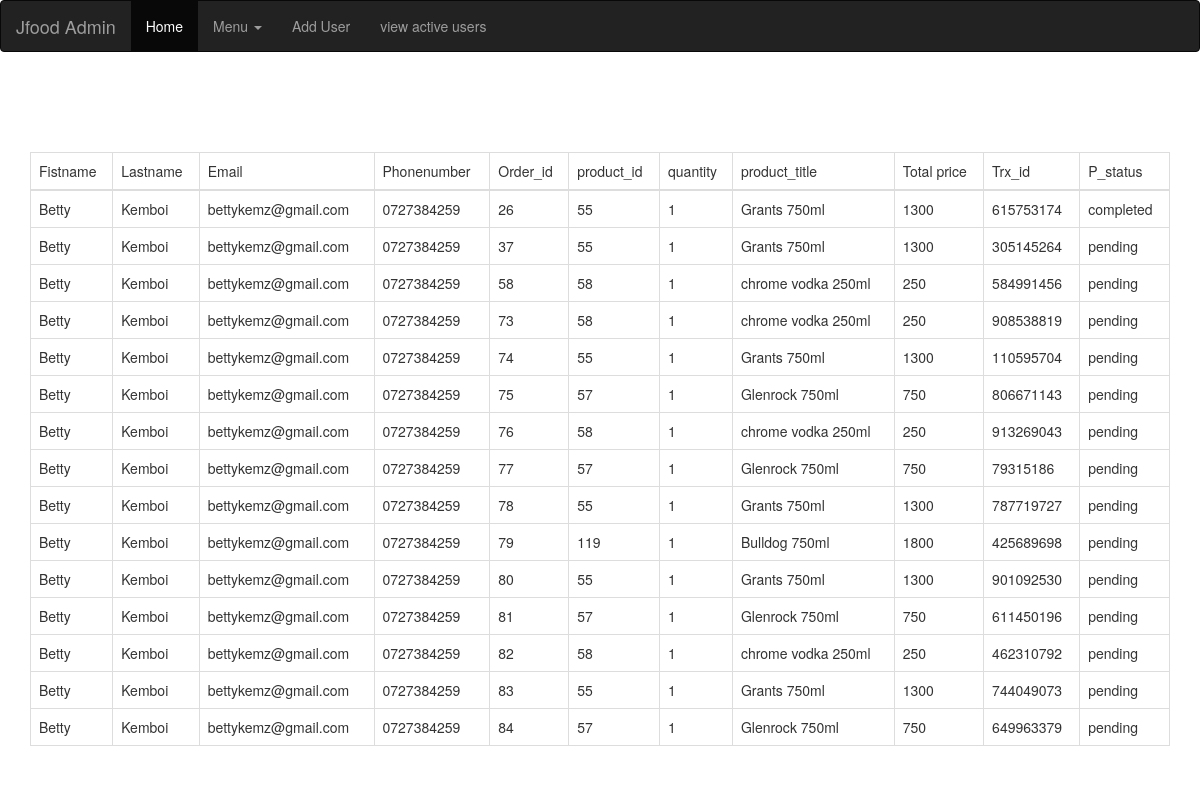
The page /orders.php?id=4 on the database its author committed.
### tables this page shows
CREATE TABLE IF NOT EXISTS `orders` (
  `order_id` int(11) NOT NULL AUTO_INCREMENT,
  `user_id` int(11) NOT NULL,
  `product_id` int(11) NOT NULL,
  `qty` int(11) NOT NULL,
  `trx_id` varchar(255) NOT NULL,
  `p_status` varchar(20) NOT NULL,
  PRIMARY KEY (`order_id`)
);

CREATE TABLE IF NOT EXISTS `user_info` (
  `user_id` int(10) NOT NULL AUTO_INCREMENT,
  `first_name` varchar(100) NOT NULL,
  `last_name` varchar(100) NOT NULL,
  `email` varchar(300) NOT NULL,
  `password` varchar(300) NOT NULL,
  `mobile` varchar(10) NOT NULL,
  `address1` varchar(300) NOT NULL,
  `address2` varchar(11) NOT NULL,
  PRIMARY KEY (`user_id`)
);

CREATE TABLE IF NOT EXISTS `products` (
  `product_id` int(100) NOT NULL AUTO_INCREMENT,
  `product_cat` int(100) NOT NULL,
  `product_brand` int(100) NOT NULL,
  `product_title` varchar(255) NOT NULL,
  `product_price` int(100) NOT NULL,
  `product_desc` text NOT NULL,
  `product_image` text NOT NULL,
  `product_keywords` text NOT NULL,
  PRIMARY KEY (`product_id`)
);

### orders.php (the view, shortened to what this page needs)
<!DOCTYPE html>
<html>
<head>
	<link rel="stylesheet" href="css/bootstrap.min.css"/>
</head>
<body>
	<nav class="navbar navbar-inverse">
  <div class="container-fluid">
    <div class="navbar-header">
      <a class="navbar-brand" href="#">Jfood Admin</a>
    </div>
    <ul class="nav navbar-nav">
      <li class="active"><a href="#">Home</a></li>
      <li class="dropdown">
        <a class="dropdown-toggle" data-toggle="dropdown" href="#">Menu
        <span class="caret"></span></a>
      </li>
      <li><a href="#">Add User</a></li>
      <li><a href="#">view active users</a></li>
    </ul>
  </div>
</nav>
	<div class="container" style="padding-top: 80px;">
		<table class="table table-bordered table-stripped">
			<thead>
				<td>Fistname</td>
				<td>Lastname</td>
				<td>Email</td>
				<td>Phonenumber</td>
				<td>Order_id</td>
				<td>product_id</td>
				<td>quantity</td>
				<td>product_title</td>
				<td>Total price</td>
				<td>Trx_id</td>
				<td>P_status</td>
			</thead>
			<tbody>
	<?php
       require_once 'db.php';
       $id = $_GET['id'];
       $sql = "SELECT first_name,last_name,email,mobile,order_id,qty,trx_id,p_status,product_price,product_title,orders.product_id FROM user_info,orders,products WHERE user_info.user_id = $id and orders.product_id = products.product_id and orders.user_id = $id order by order_id asc";
       $result = $con->query($sql)  or die("Error");;
        if($result -> num_rows > 0 ){
       	while($row =  $result->fetch_assoc()){?>
				<tr>
					<td><?php echo $row['first_name'];?></td>
					<td><?php echo $row['last_name'];?></td>
					<td><?php echo $row['email'];?></td>
					<td><?php echo $row['mobile'];?></td>
					<td><?php echo $row['order_id'];?></td>
					<td><?php echo $row['product_id'];?></td>
					<td><?php echo $row['qty'];?></td>
					<td><?php echo $row['product_title'];?></td>
					<td><?php echo $row['product_price'] * $row['qty']; ?></td>
					<td><?php echo $row['trx_id'];?></td>
					<td><?php echo $row['p_status']?></td>
				</tr>
			<?php }
		   }
		?>
			</tbody>
		</table>
	</div>
</body>
</html>

### rows shown on the page
orders: user.first_name "Betty", user.last_name "Kemboi", user.email "bettykemz@gmail.com", user.mobile "0727384259", order_id "26", product "55", qty "1", product.product_title "Grants 750ml", $row['product_price']*$row['qty'] "1300", trx "615753174", p_status "completed"
orders: user.first_name "Betty", user.last_name "Kemboi", user.email "bettykemz@gmail.com", user.mobile "0727384259", order_id "37", product "55", qty "1", product.product_title "Grants 750ml", $row['product_price']*$row['qty'] "1300", trx "305145264", p_status "pending"
orders: user.first_name "Betty", user.last_name "Kemboi", user.email "bettykemz@gmail.com", user.mobile "0727384259", order_id "58", product "58", qty "1", product.product_title "chrome vodka 250ml", $row['product_price']*$row['qty'] "250", trx "584991456", p_status "pending"
orders: user.first_name "Betty", user.last_name "Kemboi", user.email "bettykemz@gmail.com", user.mobile "0727384259", order_id "73", product "58", qty "1", product.product_title "chrome vodka 250ml", $row['product_price']*$row['qty'] "250", trx "908538819", p_status "pending"
orders: user.first_name "Betty", user.last_name "Kemboi", user.email "bettykemz@gmail.com", user.mobile "0727384259", order_id "74", product "55", qty "1", product.product_title "Grants 750ml", $row['product_price']*$row['qty'] "1300", trx "110595704", p_status "pending"
orders: user.first_name "Betty", user.last_name "Kemboi", user.email "bettykemz@gmail.com", user.mobile "0727384259", order_id "75", product "57", qty "1", product.product_title "Glenrock 750ml", $row['product_price']*$row['qty'] "750", trx "806671143", p_status "pending"
orders: user.first_name "Betty", user.last_name "Kemboi", user.email "bettykemz@gmail.com", user.mobile "0727384259", order_id "76", product "58", qty "1", product.product_title "chrome vodka 250ml", $row['product_price']*$row['qty'] "250", trx "913269043", p_status "pending"
orders: user.first_name "Betty", user.last_name "Kemboi", user.email "bettykemz@gmail.com", user.mobile "0727384259", order_id "77", product "57", qty "1", product.product_title "Glenrock 750ml", $row['product_price']*$row['qty'] "750", trx "79315186", p_status "pending"
orders: user.first_name "Betty", user.last_name "Kemboi", user.email "bettykemz@gmail.com", user.mobile "0727384259", order_id "78", product "55", qty "1", product.product_title "Grants 750ml", $row['product_price']*$row['qty'] "1300", trx "787719727", p_status "pending"
orders: user.first_name "Betty", user.last_name "Kemboi", user.email "bettykemz@gmail.com", user.mobile "0727384259", order_id "79", product "119", qty "1", product.product_title "Bulldog 750ml", $row['product_price']*$row['qty'] "1800", trx "425689698", p_status "pending"
orders: user.first_name "Betty", user.last_name "Kemboi", user.email "bettykemz@gmail.com", user.mobile "0727384259", order_id "80", product "55", qty "1", product.product_title "Grants 750ml", $row['product_price']*$row['qty'] "1300", trx "901092530", p_status "pending"
orders: user.first_name "Betty", user.last_name "Kemboi", user.email "bettykemz@gmail.com", user.mobile "0727384259", order_id "81", product "57", qty "1", product.product_title "Glenrock 750ml", $row['product_price']*$row['qty'] "750", trx "611450196", p_status "pending"
orders: user.first_name "Betty", user.last_name "Kemboi", user.email "bettykemz@gmail.com", user.mobile "0727384259", order_id "82", product "58", qty "1", product.product_title "chrome vodka 250ml", $row['product_price']*$row['qty'] "250", trx "462310792", p_status "pending"
orders: user.first_name "Betty", user.last_name "Kemboi", user.email "bettykemz@gmail.com", user.mobile "0727384259", order_id "83", product "55", qty "1", product.product_title "Grants 750ml", $row['product_price']*$row['qty'] "1300", trx "744049073", p_status "pending"
orders: user.first_name "Betty", user.last_name "Kemboi", user.email "bettykemz@gmail.com", user.mobile "0727384259", order_id "84", product "57", qty "1", product.product_title "Glenrock 750ml", $row['product_price']*$row['qty'] "750", trx "649963379", p_status "pending"
